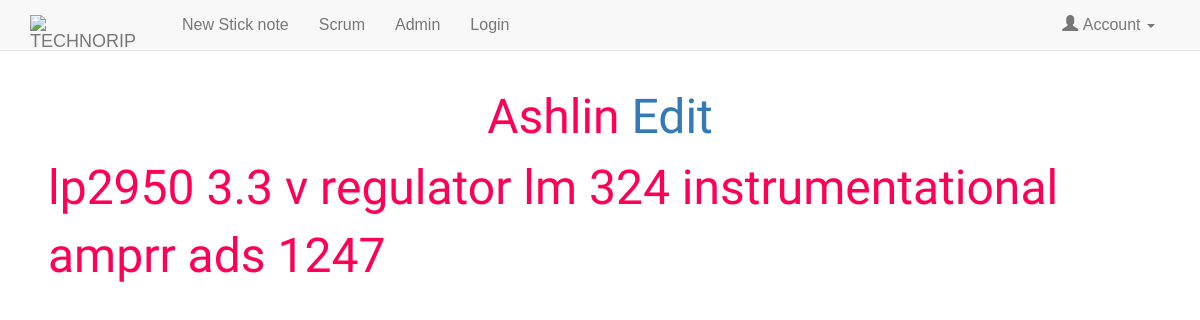
The app's page /notes/15/ with its own data.
### mysite/models.py (models this page shows, shortened)
class notes(models.Model):
    title = models.CharField(max_length=100)
    content = models.TextField()
    author = models.ForeignKey('auth.User')
    published_date = models.DateTimeField(default=timezone.now())
    last_update_date = models.DateField(default=timezone.now())
    draft_staus = models.BooleanField()

### mysite/views.py (the view)
# urls.py: url(r'^notes/(?P<id>\d+)/$', views.note_detail, name='detail'),
def note_detail(request,id = None):
    current_note = get_object_or_404(notes,id=id)
    return render(request,'single-note.html',{'this_note':current_note})

### templates/single-note.html (shortened to what this page needs)
{% extends 'base.html' %}
{% load staticfiles %}
{% block content %}
<br>
    <h2 style="text-align: center">{{ this_note.title }} <a
            href="{% url 'mysite:update' this_note.id %}"><span>   Edit</span></a></h2>
    <p>
        {{ this_note.content }}
    </p>
{% endblock %}

### mysite/static/css/main.css (style rules this page uses)
* { margin:0; padding:0; }
body { font-family:arial,sans-serif; font-size:160%; margin:3em; color:#ff0056; }
.stick h1,h2,p { font-size:300%; font-weight:normal; font-family:"Reenie Beanie",arial,sans-serif; }

### records on screen
notes: title "Ashlin", content "lp2950 3.3 v regulator lm 324 instrumentational amprr ads 1247"
